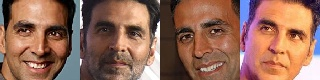
#> input picture cluster_2.jpg, 320 x 80 px, given as the content of the folder cluster_2.jpg, which was not available
$ python FaceCluster.py cluster_2.jpg
#> lines starting #> are read from the running program, lines starting #| are printed output that depends on the picture; pictures that were not available may be replaced by others from this repository, and a replacement may not be noted
# Importing Dependencies
import face_recognition as fr
import cv2
import json
import sys
import numpy as np
import math
import re
import os

# Get path of folder containing images (passed as argument)
path = sys.argv[1]
objects = next(os.walk(path))[2]
objects.sort(key=lambda f: int(re.sub('\D', '', f)))

# Number of images contained in the folder
number_of_images = len(objects)

# Get 'k' from the folder's name passed as argument
regex = re.compile(r'\d+')
k = regex.findall(path)
k = int(k[-1])

# Initializing JSON placeholder
json_list = []

# Initializing image encodings placeholder
enc = []

# Initializing  placeholders for storing image number & dimensions
im = []
im_dim = []
np.random.seed(42)

# Initializing haarcascade classifier
face = cv2.CascadeClassifier(
    cv2.data.haarcascades + 'haarcascade_frontalface_alt.xml')


# Loop all images
for i in range(1, number_of_images+1):

    # Read 'i.jpg' image (MAKE SURE THE PATH DOES NOT CONTAINS 'LEADING SLASH' & is of the form: "./faceCluster_K" OR SEE Notes.txt for more information)
    img = cv2.imread(path+'/'+objects[i-1])
#> img is the input picture: shape (80, 320, 3); mean B, G, R 88, 105.4, 148.3

    # Convert image to grayscale
    gray_img = cv2.cvtColor(img, cv2.COLOR_BGR2GRAY)
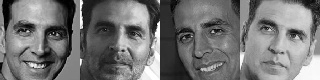
#> gray_img: shape (80, 320); min 0, max 255, mean 116.3

    # Detect all faces in the image
    faces = face.detectMultiScale(gray_img, 1.15, 3)
#> faces = [[167, 8, 65, 65], [6, 5, 67, 67], [88, 6, 67, 67], [244, 4, 70, 70]]

    # Loop for all detected images
    for (x, y, w, h) in faces:

        # a single element for JSON in a particular format
        # element = {"iname": 'img_' +
        #           str(i)+'.jpg', "bbox": [int(x), int(y), int(w), int(h)]}

        # Face encodings of the particular face (using face_recognition library)
#> (the run stopped early here; a loop or call above may not have finished)

$ run again, on cluster_3.jpg
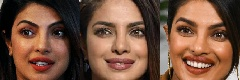
#> input picture cluster_3.jpg, 240 x 80 px, given as the content of the folder cluster_3.jpg, which was not available
#> img is the input picture: shape (80, 240, 3); mean B, G, R 64.5, 83.7, 119.6
#> `gray_img = cv2.cvtColor(img, cv2.COLOR_BGR2GRAY)`:
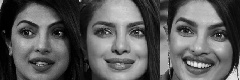
#> gray_img: shape (80, 240); min 0, max 245, mean 92.2
#> faces = [[8, 7, 65, 65], [87, 6, 65, 65], [166, 5, 67, 67]]

$ run again, on cluster_4.jpg
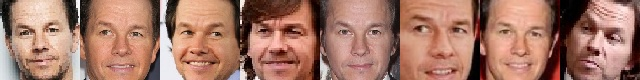
#> input picture cluster_4.jpg, 640 x 80 px, given as the content of the folder cluster_4.jpg, which was not available
#> img is the input picture: shape (80, 640, 3); mean B, G, R 104.1, 120, 165.4
#> `gray_img = cv2.cvtColor(img, cv2.COLOR_BGR2GRAY)`:
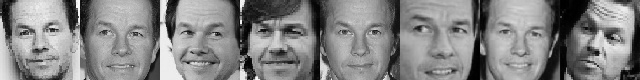
#> gray_img: shape (80, 640); min 0, max 252, mean 131.8
#> faces = [[7, 6, 65, 65], [89, 8, 64, 64], [167, 8, 64, 64], [489, 8, 64, 64], [327, 6, 66, 66], [248, 8, 66, 66], [411, 4, 68, 68], [564, 6, 68, 68]]
